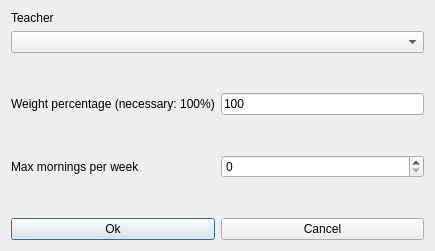
<?xml version="1.0" encoding="UTF-8"?>
<ui version="4.0">
 <class>ModifyConstraintTeacherMaxMorningsPerWeekForm_template</class>
 <widget class="QDialog" name="ModifyConstraintTeacherMaxMorningsPerWeekForm_template">
  <property name="geometry">
   <rect>
    <x>0</x>
    <y>0</y>
    <width>435</width>
    <height>251</height>
   </rect>
  </property>
  <property name="windowTitle">
   <string extracomment="This is the title of the dialog to modify a constraint of this type">Modify teacher max mornings per week</string>
  </property>
  <layout class="QVBoxLayout" name="verticalLayout_2">
   <item>
    <layout class="QVBoxLayout" name="verticalLayout">
     <item>
      <widget class="QLabel" name="teacherTextLabel">
       <property name="frameShape">
        <enum>QFrame::NoFrame</enum>
       </property>
       <property name="frameShadow">
        <enum>QFrame::Plain</enum>
       </property>
       <property name="text">
        <string>Teacher</string>
       </property>
       <property name="wordWrap">
        <bool>false</bool>
       </property>
      </widget>
     </item>
     <item>
      <widget class="QComboBox" name="teachersComboBox">
       <property name="editable">
        <bool>false</bool>
       </property>
       <property name="insertPolicy">
        <enum>QComboBox::NoInsert</enum>
       </property>
       <property name="duplicatesEnabled">
        <bool>false</bool>
       </property>
      </widget>
     </item>
    </layout>
   </item>
   <item>
    <spacer name="verticalSpacer">
     <property name="orientation">
      <enum>Qt::Vertical</enum>
     </property>
     <property name="sizeHint" stdset="0">
      <size>
       <width>20</width>
       <height>38</height>
      </size>
     </property>
    </spacer>
   </item>
   <item>
    <layout class="QHBoxLayout" name="horizontalLayout_2">
     <item>
      <widget class="QLabel" name="weightTextLabel">
       <property name="frameShape">
        <enum>QFrame::NoFrame</enum>
       </property>
       <property name="frameShadow">
        <enum>QFrame::Plain</enum>
       </property>
       <property name="text">
        <string>Weight percentage (necessary: 100%)</string>
       </property>
       <property name="wordWrap">
        <bool>false</bool>
       </property>
      </widget>
     </item>
     <item>
      <widget class="QLineEdit" name="weightLineEdit">
       <property name="text">
        <string notr="true">100</string>
       </property>
      </widget>
     </item>
    </layout>
   </item>
   <item>
    <spacer name="verticalSpacer_2">
     <property name="orientation">
      <enum>Qt::Vertical</enum>
     </property>
     <property name="sizeHint" stdset="0">
      <size>
       <width>20</width>
       <height>39</height>
      </size>
     </property>
    </spacer>
   </item>
   <item>
    <layout class="QHBoxLayout" name="horizontalLayout_3">
     <item>
      <widget class="QLabel" name="maxMorningsTextLabel">
       <property name="frameShape">
        <enum>QFrame::NoFrame</enum>
       </property>
       <property name="frameShadow">
        <enum>QFrame::Plain</enum>
       </property>
       <property name="text">
        <string>Max mornings per week</string>
       </property>
       <property name="wordWrap">
        <bool>false</bool>
       </property>
      </widget>
     </item>
     <item>
      <widget class="QSpinBox" name="maxMorningsSpinBox"/>
     </item>
    </layout>
   </item>
   <item>
    <spacer name="verticalSpacer_3">
     <property name="orientation">
      <enum>Qt::Vertical</enum>
     </property>
     <property name="sizeHint" stdset="0">
      <size>
       <width>20</width>
       <height>38</height>
      </size>
     </property>
    </spacer>
   </item>
   <item>
    <layout class="QHBoxLayout" name="horizontalLayout">
     <item>
      <widget class="QPushButton" name="okPushButton">
       <property name="text">
        <string>Ok</string>
       </property>
      </widget>
     </item>
     <item>
      <widget class="QPushButton" name="cancelPushButton">
       <property name="text">
        <string>Cancel</string>
       </property>
      </widget>
     </item>
    </layout>
   </item>
  </layout>
 </widget>
 <layoutdefault spacing="6" margin="11"/>
 <resources/>
 <connections/>
</ui>
